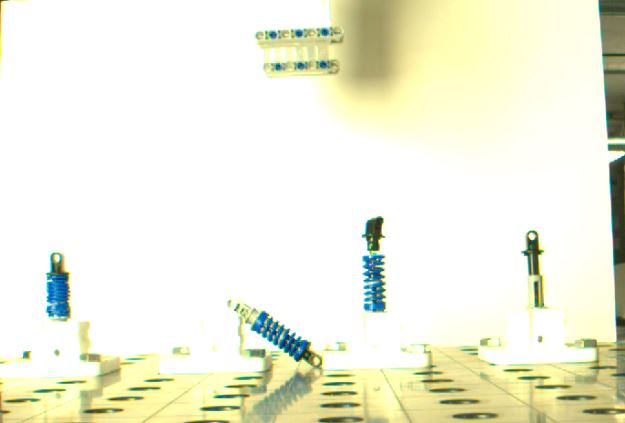
#> input picture CV_Algorithms/BS_mal_scr.JPG, 625 x 423 px, given in place of singleSpring.jpg, which was not available
$ python LiveCV.py
#> lines starting #> are read from the running program, lines starting #| are printed output that depends on the picture; after the words box and inside, x2 and y2 are one past the last pixel; in counts of white or black regions, pixels touching at a corner belong together; pictures that were not available may be replaced by others from this repository, and a replacement may not be noted
### CV_Algorithms/CornerDetector.py
import numpy as np
import csv
import cv2 as cv

class CornerDetector ():

    img = None
    corners = None

    output_img = None

    data = []

    def __init__(self, type, rois):
        self.objects = rois

        self.current_object = 0
        if type.upper() == 'FAST':
            self.type = 'FAST'
            print('FAST Corner Detector selected')
        elif type.upper() =='SHI TOMASI':
            self.type = 'SHI TOMASI'
            print('Shi-Tomasi Corner Detector selected')
        else:
            print('Please use proper type: FAST or SHI THOMASI')
        self.create_data_file()

    def applyCornerDetector(self, img):
        self.img = img
        gray_img = cv.cvtColor(self.img, cv.COLOR_BGR2GRAY)

        blurred = cv.GaussianBlur(gray_img, (11, 11), 0)
        cv.imwrite("/home/frederike/Desktop/blurr.png", blurred)


        if self.type =='FAST':
            blurred = np.float32(blurred)
            self.corners = cv.cornerHarris(blurred, 2, 5, 0.07)
            self.corners = cv.dilate(self.corners, None)

        elif self.type == 'SHI TOMASI':
            self.corners = cv.goodFeaturesToTrack(blurred,20,0.1,10)
            self.corners = np.int0(self.corners)
            self.add_data()

    def drawCorners(self):

        if self.type =='FAST':
            self.output_img = self.img
            self.output_img[self.corners > 0.01 * self.corners.max()] =[0,255,0]

        elif self.type == 'SHI TOMASI':
            self.output_img = self.img
            for i in self.corners:
                x,y = i.ravel()
                cv.circle(self.output_img,(x,y),4,(0,255,0),-1)
        cv.imwrite("/home/frederike/Desktop/corners.png", self.output_img)
        return self.output_img

    def dataoutput(self):
        return self.data

    def create_data_file(self):
        o = 0
        while True:
            if o < self.objects:
                header = [('Object nr ' + str(o+1)), 'Lap Nr:']
                header.append('Nr. of Corners')
                header.append('Corner 1')
                header.append('x')
                header.append('y')

                with open('CD-Cannon-'+str(o+1)+'.csv', 'w', encoding='UTF8', newline='') as f:         #######################33
                    writer = csv.writer(f)

                    # write the header
                    writer.writerow(header)
                    f.close()
                o += 1
            else:
                break


    def add_data(self):
        self.data.append('')
        self.data.append(len(self.corners))
        cnt = 1
        for corner in self.corners:
            x,y = corner.ravel()
            self.data.append('C ' + str(cnt))
            self.data.append(x)
            self.data.append(y)
            cnt += 1

    # [13 lines left out: function save_data, not called in this run]


## --------------------- How to use---------------------:

# 1. Two image needed (should be from another class (ROI))
img1 = cv.imread('/home/frederike/Documents/SDU-Robotics/Bachelor/Bachelor_Lego/singleSpring.jpg') # Original image
#> img1 is the input picture: shape (423, 625, 3); mean B, G, R 220.9, 240.5, 239.3

# 2. Create CornerDetector object (should be based on ROI at some point)
obj = CornerDetector('SHI TOMASI',1)

# 3. Apply corner detector
obj.applyCornerDetector(img1)
#> in applyCornerDetector, `gray_img = cv.cvtColor(self.img, cv.COLOR_BGR2GRAY)`:
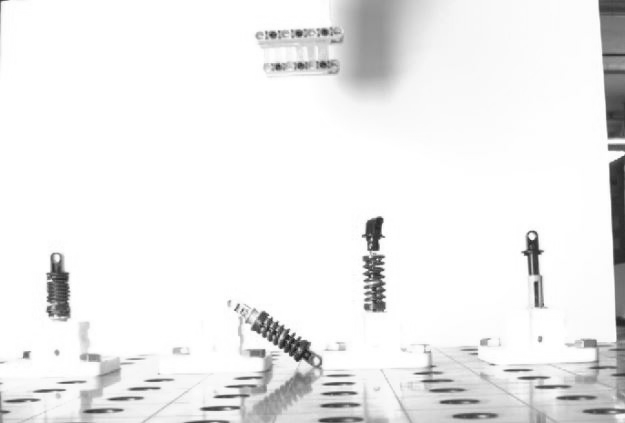
#> gray_img: shape (423, 625); min 26, max 255, mean 237.9
#> in applyCornerDetector, `blurred = cv.GaussianBlur(gray_img, (11, 11), 0)`:
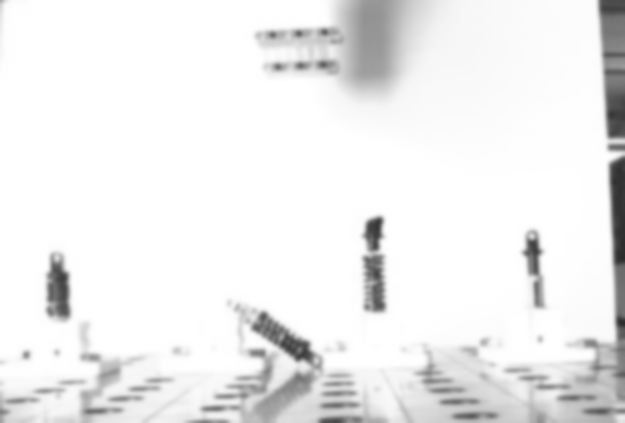
#> blurred: shape (423, 625); min 44, max 255, mean 238
#> in applyCornerDetector, `self.corners = cv.goodFeaturesToTrack(blurred,20,0.1,10)`: self.corners = 20 rows, first 8: [528, 239], [379, 252], [380, 219], [610, 147], [365, 258], [203, 409], [524, 252], [536, 272]
#> the loop in add_data, `for corner in self.corners:` made 20 passes
#> (x, y) on passes 1 to 12: (528, 239), (379, 252), (380, 219), (610, 147), (365, 258), (203, 409), (524, 252), (536, 272), (53, 262), (297, 33), (560, 398), (354, 393)
#> after the loop in add_data, `for corner in self.corners:`: cnt = 21

obj.drawCorners()
#> the loop in drawCorners, `for i in self.corners:` made 20 passes
#> after the loop in drawCorners, `for i in self.corners:`:
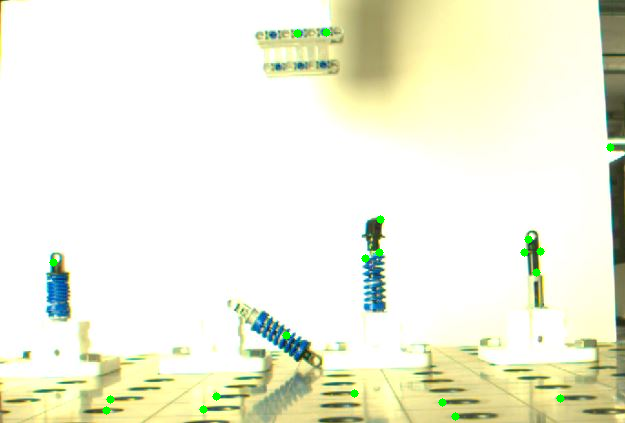
#> self.output_img: shape (423, 625, 3); 0.37% of pixels changed, all inside (x1, y1, x2, y2) = (49, 28, 615, 421)
# 4. Show result
#obj.showCorners()

### CV_Algorithms/BoundingBox.py
import numpy as np
import cv2
import csv

class BoundingBox():

    img = None
    countours = None

    output_img = None

    def __init__(self, rois):
        self.w_large = 0
        self.h_large = 0
        self.x_large = 0
        self.y_large = 0
        self.data = []
        #self.create_data_file(rois)

    def applyBoundingBox(self,image):
        self.img = image
        self.original = image
        gray_img = cv2.cvtColor(self.img, cv2.COLOR_BGR2GRAY)
        cv2.imwrite("/home/frederike/Desktop/gray.png", gray_img)
        thresh_img = cv2.threshold(gray_img, 0, 255, cv2.THRESH_BINARY_INV + cv2.THRESH_OTSU)[1]
        cv2.imwrite("/home/frederike/Desktop/thresh.png", thresh_img)

        self.contours =  cv2.findContours(thresh_img,cv2.RETR_TREE,cv2.CHAIN_APPROX_SIMPLE)[-2]
        #c_img = image
        #cv2.drawContours(c_img, self.contours, -1, (0,255,0), 2, cv2.LINE_AA)
        #cv2.imwrite("/home/frederike/Desktop/contours.png", c_img)

        self.w_large = 0
        self.h_large = 0
        self.x_large = 0
        self.y_large = 0

        # find largest bounding box
        for c in self.contours:
            x,y,w,h = cv2.boundingRect(c)
            if w*h > self.w_large*self.h_large:
              self.w_large = w
              self.h_large = h
              self.x_large = x
              self.y_large = y
        self.add_data()

    def add_data(self):
        self.data.append('')
        self.data.append(self.x_large)
        self.data.append(self.y_large)
        self.data.append(self.w_large)
        self.data.append(self.h_large)

    def drawBoundingbox(self):
        """
        Draw the bounding box with largest areal onto the img/frame
        Returns:
            Output image with the bounding box drawn
        """
        self.output_img = cv2.rectangle(self.original, (self.x_large, self.y_large), (self.x_large + self.w_large, self.y_large + self.h_large), (0,255,0), 2)
        cv2.imwrite("/home/frederike/Desktop/bb.png", self.output_img)

        return self.output_img

    def dataOutput(self):
        return self.data

    # [31 lines left out: functions create_data_file, save_data, not called in this run]

bb = BoundingBox(3)
img = cv2.imread("/home/frederike/Documents/SDU-Robotics/Bachelor/Bachelor_Lego/singleSpring.jpg")
bb.applyBoundingBox(img)
#> in applyBoundingBox, `thresh_img = cv2.threshold(gray_img, 0, 255, cv2.THRESH_BINARY_INV + c..`:
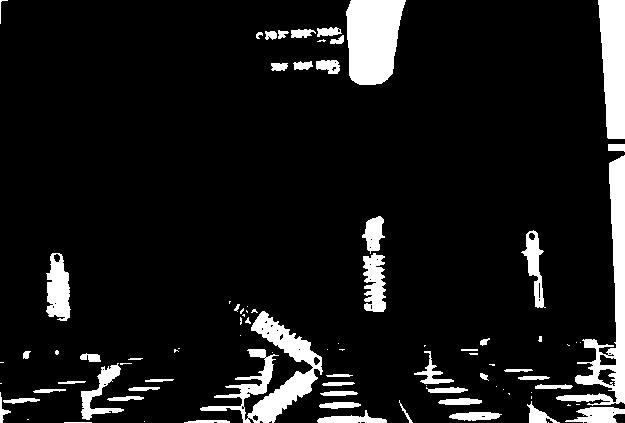
#> thresh_img: shape (423, 625); 9.7% white; 89 white regions (37 under 20 px)
#> in applyBoundingBox, `self.contours =  cv2.findContours(thresh_img,cv2.RETR_TREE,cv2.CHAIN_A..`: self.contours = 126 contours, 74 with area under 20; largest, box (x1, y1, x2, y2) and area: (346, 0, 406, 85) 3957, (556, 155, 625, 406) 3940, (200, 311, 323, 423) 3752, (598, 0, 625, 139) 2894, (46, 253, 71, 321) 1140
#> the loop in applyBoundingBox, `for c in self.contours:` made 126 passes
#> (c, x, y, w, h, self.w_large, self.h_large, self.x_large) on pass 2: ([[64, 422], [91, 422]], 64, 422, 28, 1, 28, 1, 64)
#> (x, y, w, h, self.w_large, self.h_large, self.x_large, self.y_large) on passes 1, 4, 6, 8, 9, 42: (548, 422, 1, 1, 1, 1, 548, 422), (184, 420, 46, 3, 46, 3, 184, 420), (449, 412, 53, 9, 53, 9, 449, 412), (317, 410, 70, 13, 70, 13, 317, 410), (565, 407, 60, 16, 60, 16, 565, 407), (81, 363, 43, 57, 43, 57, 81, 363)
#> after the loop in applyBoundingBox, `for c in self.contours:`: self.h_large = 251; self.w_large = 69; self.x_large = 556; self.y_large = 155
bb.drawBoundingbox()

### LiveCV.py
import csv
from cv2 import imshow
import numpy as np
import cv2
import sys
# sys.path.insert(0,'/home/frederike/Documents/SDU-Robotics/Bachelor/Bachelor_Lego/CV_Algoritms')
sys.path.insert(0, 'C:/LEGO/Bachelor_Lego')
from CV_Algorithms import CornerDetector as cd
from CV_Algorithms import BoundingBox as bb

from random import randint #random numbers

def frame_writer(image, nr):
  cv2.imwrite("frame%d.jpg" % nr, image)


def main():


  frame_cnt = 0
  # cap = cv2.VideoCapture("/media/frederike/TOSHIBA EXT/Test/07-04/Big Springs/Light Changes.mp4")    #######################33
  cap = cv2.VideoCapture("/home/rasmus/Desktop/Test Videos/Test/07-04/Big Springs/100-Correct-Laps.mp4")
  # output  =cv2.VideoWriter("output.avi", cv2.VideoWriter_fourcc(*'MPEG'), 100, (1456,1088))
  if not cap.isOpened():
    print('Video was not loaded')
    sys.exit()

  ret, init_frame = cap.read()

  # SELECT ALL REGIONS OF INTEREST
  rois = []
  colors = []

  while True:
#> (the run stopped early here; a loop or call above may not have finished)
